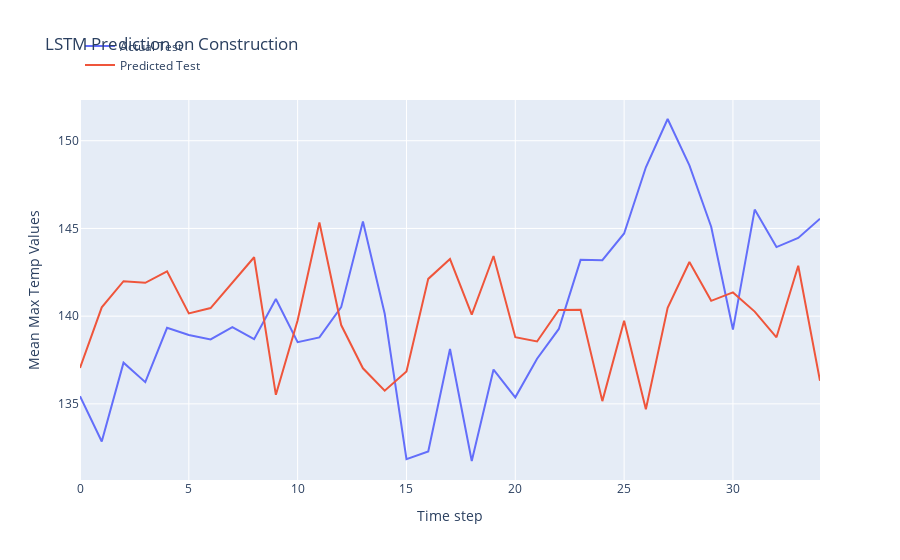

This figure's notebook cell:
### Code cell
print('Test Mean Absolute Error:', mean_absolute_error(y_test, test_predict))
print('Test Root Mean Squared Error:',np.sqrt(mean_squared_error(y_test, test_predict)))

# plot the actual and predicted values for test data
trace1 = go.Scatter(x=np.arange(len(y_test)), y=y_test.flatten(), mode='lines', name='Actual Test')
trace2 = go.Scatter(x=np.arange(len(test_predict)), y=test_predict.flatten(), mode='lines', name='Predicted Test')

# Create layout
layout = go.Layout(
    title='LSTM Prediction on Construction',
    xaxis=dict(title='Time step'),
    yaxis=dict(title='Mean Max Temp Values'),
    legend=dict(x=0, y=1.18)
)

# Create figure
fig = go.Figure(data=[trace1, trace2], layout=layout)

# Show plot
fig.show()

### Figure 1 — Plotly figure (JSON) as saved in the notebook; plotly's stock layout.template omitted (floating-point values rounded to 4 significant figures)
{"data": [{"mode": "lines", "name": "Actual Test", "type": "scatter", "x": [0, 1, 2, 3, 4, 5, 6, 7, 8, 9, 10, 11, 12, 13, 14, 15, 16, 17, 18, 19, 20, 21, 22, 23, 24, 25, 26, 27, 28, 29, 30, 31, 32, 33, 34], "y": [135.4, 132.9, 137.3, 136.2, 139.3, 138.9, 138.7, 139.4, 138.7, 141.0, 138.5, 138.8, 140.5, 145.4, 140.1, 131.9, 132.3, 138.1, 131.7, 137.0, 135.4, 137.6, 139.3, 143.2, 143.2, 144.7, 148.5, 151.2, 148.6, 145.1, 139.2, 146.1, 143.9, 144.5, 145.6]}, {"mode": "lines", "name": "Predicted Test", "type": "scatter", "x": [0, 1, 2, 3, 4, 5, 6, 7, 8, 9, 10, 11, 12, 13, 14, 15, 16, 17, 18, 19, 20, 21, 22, 23, 24, 25, 26, 27, 28, 29, 30, 31, 32, 33, 34], "y": [137.0, 140.5, 142.0, 141.9, 142.6, 140.2, 140.5, 141.9, 143.4, 135.5, 139.8, 145.3, 139.5, 137.0, 135.7, 136.8, 142.1, 143.3, 140.1, 143.4, 138.8, 138.6, 140.4, 140.4, 135.2, 139.7, 134.7, 140.5, 143.1, 140.9, 141.4, 140.3, 138.8, 142.9, 136.3]}], "layout": {"legend": {"x": 0, "y": 1.18}, "title": {"text": "LSTM Prediction on Construction"}, "xaxis": {"title": {"text": "Time step"}}, "yaxis": {"title": {"text": "Mean Max Temp Values"}}}}
